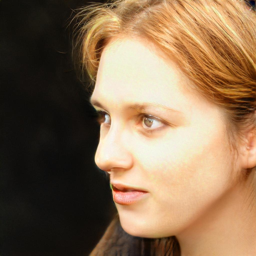
#> input picture Misclassifications/Fake/Fake-11.png, 256 x 256 px; its folder holds only this picture in this run
$ jupyter execute --allow-errors pca.ipynb   (shell and % lines are left out)   (older library calls are emulated)
#> lines starting #> are read from the running program, lines starting #| are printed output that depends on the picture; after the words box and inside, x2 and y2 are one past the last pixel; in counts of white or black regions, pixels touching at a corner belong together; long printed decimals are rounded
[cell 1]
import numpy as np
import pandas as pd
import matplotlib.pyplot as plt
import seaborn as sns
from sklearn.decomposition import PCA
from sklearn.preprocessing import StandardScaler
from sklearn.metrics import precision_recall_curve
import os

[cell 2]
fake_mis_path = "/workspaces/IDS705_ML_Team9/Misclassifications/Fake"
real_mis_path = "/workspaces/IDS705_ML_Team9/Misclassifications/Real"

[cell 3]
# load in all images in png format and save them in a list
mis_lst = []
for i in os.listdir(fake_mis_path):
    if i.endswith(".png"):
        mis_lst.append(i)
#> (the rest of this cell did not finish here and is left out)

[cell 4]
from sklearn.decomposition import PCA
import glob
from PIL import Image


# Load the images
image_paths = glob.glob(fake_mis_path + '/*.png')
images = []
for path in image_paths:
    img = Image.open(path)
#> img is the input picture: PIL image 256x256 RGB; mean R, G, B 136.4, 109.8, 82.5
    images.append(np.array(img))

# Convert the images to numerical data
data = np.array(images).reshape(len(images), -1)

# Center the data
mean = np.mean(data, axis=0)
data_centered = data - mean

# Compute the covariance matrix
covariance_matrix = np.cov(data_centered)
#> covariance_matrix = 0
#> `gray = cv2.cvtColor(img, cv2.COLOR_BGR2GRAY)`:
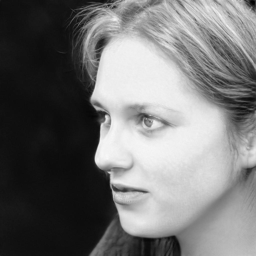
#> gray: shape (256, 256); min 2, max 248, mean 114.6

# Compute the eigenvectors and eigenvalues
pca = PCA()
#> (the rest of this cell did not finish here and is left out)

[cell 5]
# do the same thing to the real images
# Load the images
image_paths = glob.glob(real_mis_path + '/*.png')
images = []
for path in image_paths:
    img = Image.open(path)
    images.append(np.array(img))

# Convert the images to numerical data
#> (the rest of this cell did not finish here and is left out)

[cell 6]
# use clustering to see if we can separate the two classes
from sklearn.cluster import KMeans
from sklearn.metrics import silhouette_score

# use the elbow method to find the optimal number of clusters
# for the fake images
sse = []
#> (the rest of this cell did not finish here and is left out)

[cell 7]
# use the elbow method to find the optimal number of clusters
# for the real images
from sklearn.cluster import KMeans

sse2 = []
#> (the rest of this cell did not finish here and is left out)

[cell 8]
# use kmeans to cluster the fake images
kmeans = KMeans(n_clusters=2)
#> (the rest of this cell did not finish here and is left out)

#> (a cell that did not finish here is left out)

[cell 10]
# !pip install skimage
# !pip install mahotas

# Texture Feature

[cell 11]
# !pip install opencv-python-headless

# get texture features from the images
import cv2
import numpy as np
import matplotlib.pyplot as plt
import os
import mahotas


# get textual feature from the fake images
fake_mis_path = "/workspaces/IDS705_ML_Team9/Misclassifications/Fake"

# load in all images in png format and save them in a list
mis_lst = []
for i in os.listdir(fake_mis_path):
    if i.endswith(".png"):
        mis_lst.append(i)

# get the texture features from the images
texture_features = []
#> (the rest of this cell did not finish here and is left out)

[cell 12]
# get texture features from the real images
real_mis_path = "/workspaces/IDS705_ML_Team9/Misclassifications/Real"

# load in all images in png format and save them in a list
mis_lst_real = []
#> (the rest of this cell did not finish here and is left out)

[cell 13]
# do some dimensionality reduction on the texture features
from sklearn.decomposition import PCA

# do PCA on the fake images
pca = PCA(n_components=2)
#> (the rest of this cell did not finish here and is left out)

#> (a cell that did not finish here is left out)

[cell 15]
import cv2
import numpy as np
import glob

# Define the path to the image directory
image_path = fake_mis_path

# Set the parameters for contour detection
thresh = 127
max_value = 255
mode = cv2.RETR_EXTERNAL
method = cv2.CHAIN_APPROX_SIMPLE

# Set the parameters for ellipse fitting
min_contour_area = 100
min_ellipse_axis_length = 30

# Create a list to store the rotation angles of the objects in the images
rotation_angles = []

# Get a list of image paths
image_paths = glob.glob(image_path + '/*.png')

# Loop over the image paths and analyze the rotation of each image
for path in image_paths:
    # Load the image and convert it to grayscale
    img = cv2.imread(path)
    gray = cv2.cvtColor(img, cv2.COLOR_BGR2GRAY)

    # Apply thresholding to create a binary image
    ret, thresh = cv2.threshold(gray, thresh, max_value, cv2.THRESH_BINARY)
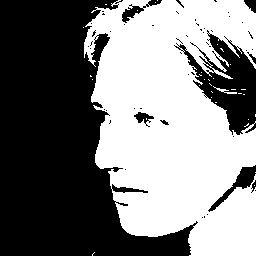
#> thresh: shape (256, 256); 49.5% white; 33 white regions (31 under 20 px)
#> ret = 127

    # Find contours in the binary image
    contours, hierarchy = cv2.findContours(thresh, mode, method)
#> contours = 31 contours, 29 with area under 20; largest, box (x1, y1, x2, y2) and area: (84, 0, 256, 256) 32258, (213, 86, 237, 94) 22

    # Loop over the contours and fit an ellipse to each contour
    for contour in contours:
        area = cv2.contourArea(contour)
        if area > min_contour_area:
            ellipse = cv2.fitEllipse(contour)
            major_axis_length = max(ellipse[1])
            minor_axis_length = min(ellipse[1])
            if major_axis_length > min_ellipse_axis_length and minor_axis_length > min_ellipse_axis_length:
                rotation_angle = ellipse[2]
                rotation_angles.append(rotation_angle)
#> this loop made 31 passes
#> (area, ellipse, major_axis_length, minor_axis_length, rotation_angle) on pass 31: (32258, ((167.2, 115.2), (160.3, 255.6), 170.4), 255.6, 160.3, 170.4)
#> area on pass 14: 22.5
#> after the loop, rotation_angles = [170.4]

# Compute the mean and standard deviation of the rotation angles
mean_angle = np.mean(rotation_angles)
#> mean_angle = 170.4
stddev_angle = np.std(rotation_angles)
#> stddev_angle = 0

# Print the mean and standard deviation of the rotation angles
print(f"Mean rotation angle: {mean_angle}")
#| Mean rotation angle: 170.425
print(f"Standard deviation of rotation angles: {stddev_angle}")
#| Standard deviation of rotation angles: 0.0

$ run again, on Misclassifications/Fake/Fake-4.png
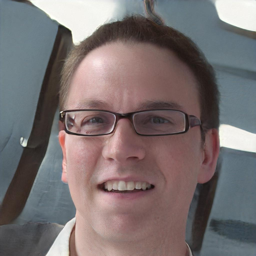
#> input picture Misclassifications/Fake/Fake-4.png, 256 x 256 px
#> img is the input picture: PIL image 256x256 RGB; mean R, G, B 121.6, 112.5, 112.9
#> covariance_matrix = 0
#> img: shape (256, 256, 3)
#> `gray = cv2.cvtColor(img, cv2.COLOR_BGR2GRAY)`:
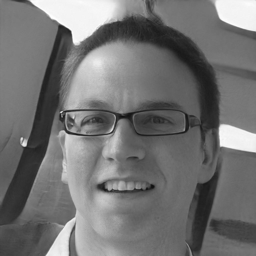
#> gray: shape (256, 256); min 16, max 254, mean 115.3
#> `ret, thresh = cv2.threshold(gray, thresh, max_value, cv2.THRESH_BINARY)`:
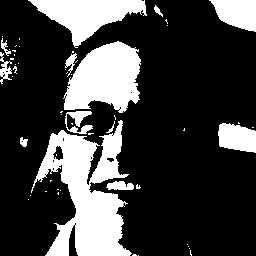
#> thresh: shape (256, 256); 25.1% white; 55 white regions (42 under 20 px)
#> ret = 127
#> contours = 54 contours, 42 with area under 20; largest, box (x1, y1, x2, y2) and area: (31, 120, 132, 256) 6570, (63, 41, 141, 113) 3730, (28, 0, 147, 48) 2536, (209, 0, 256, 32) 1002, (218, 123, 256, 153) 832
#> the loop `for contour in contours:` made 54 passes
#> (area, ellipse, major_axis_length, minor_axis_length, rotation_angle) on passes 24, 46, 53, 54: (6570.5, ((83.56, 189.8), (89.08, 135.9), 178.2), 135.9, 89.08, 178.2), (3729.5, ((105.7, 78.32), (64.28, 80.96), 54.37), 80.96, 64.28, 54.37), (1002, ((240.9, 11.15), (32.52, 61.91), 111.9), 61.91, 32.52, 111.9), (2536, ((99.77, 75.53), (97.05, 113.2), 85.58), 113.2, 97.05, 85.58)
#> after the loop `for contour in contours:`: rotation_angles = [178.2, 54.37, 111.9, 85.58]
#> mean_angle = 107.5
#> stddev_angle = 45.62
#| Mean rotation angle: 107.504
#| Standard deviation of rotation angles: 45.617

$ run again, on Misclassifications/Fake/Fake14.png
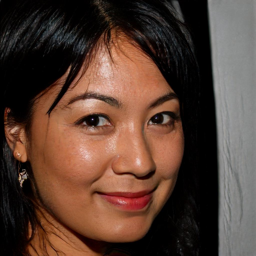
#> input picture Misclassifications/Fake/Fake14.png, 256 x 256 px
#> img is the input picture: PIL image 256x256 RGB; mean R, G, B 88.1, 63.4, 51.8
#> covariance_matrix = 0
#> img: shape (256, 256, 3)
#> `gray = cv2.cvtColor(img, cv2.COLOR_BGR2GRAY)`:
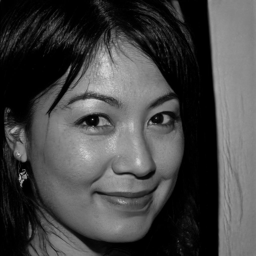
#> gray: shape (256, 256); min 0, max 214, mean 69.4
#> `ret, thresh = cv2.threshold(gray, thresh, max_value, cv2.THRESH_BINARY)`:
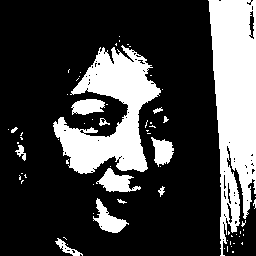
#> thresh: shape (256, 256); 26.4% white; 68 white regions (54 under 20 px)
#> ret = 127
#> contours = 68 contours, 57 with area under 20; largest, box (x1, y1, x2, y2) and area: (208, 0, 256, 256) 8122, (53, 45, 161, 174) 6244, (96, 168, 141, 192) 479, (93, 198, 129, 233) 458, (151, 137, 174, 167) 374
#> the loop `for contour in contours:` made 68 passes
#> (area, ellipse, major_axis_length, minor_axis_length, rotation_angle) on passes 63, 68: (6243.5, ((108.7, 111.6), (91.97, 125.2), 15.31), 125.2, 91.97, 15.31), (8122, ((233.8, 82.49), (50.05, 287.6), 0.589), 287.6, 50.05, 0.589)
#> after the loop `for contour in contours:`: rotation_angles = [15.31, 0.589]
#> mean_angle = 7.95
#> stddev_angle = 7.36
#| Mean rotation angle: 7.949
#| Standard deviation of rotation angles: 7.360
